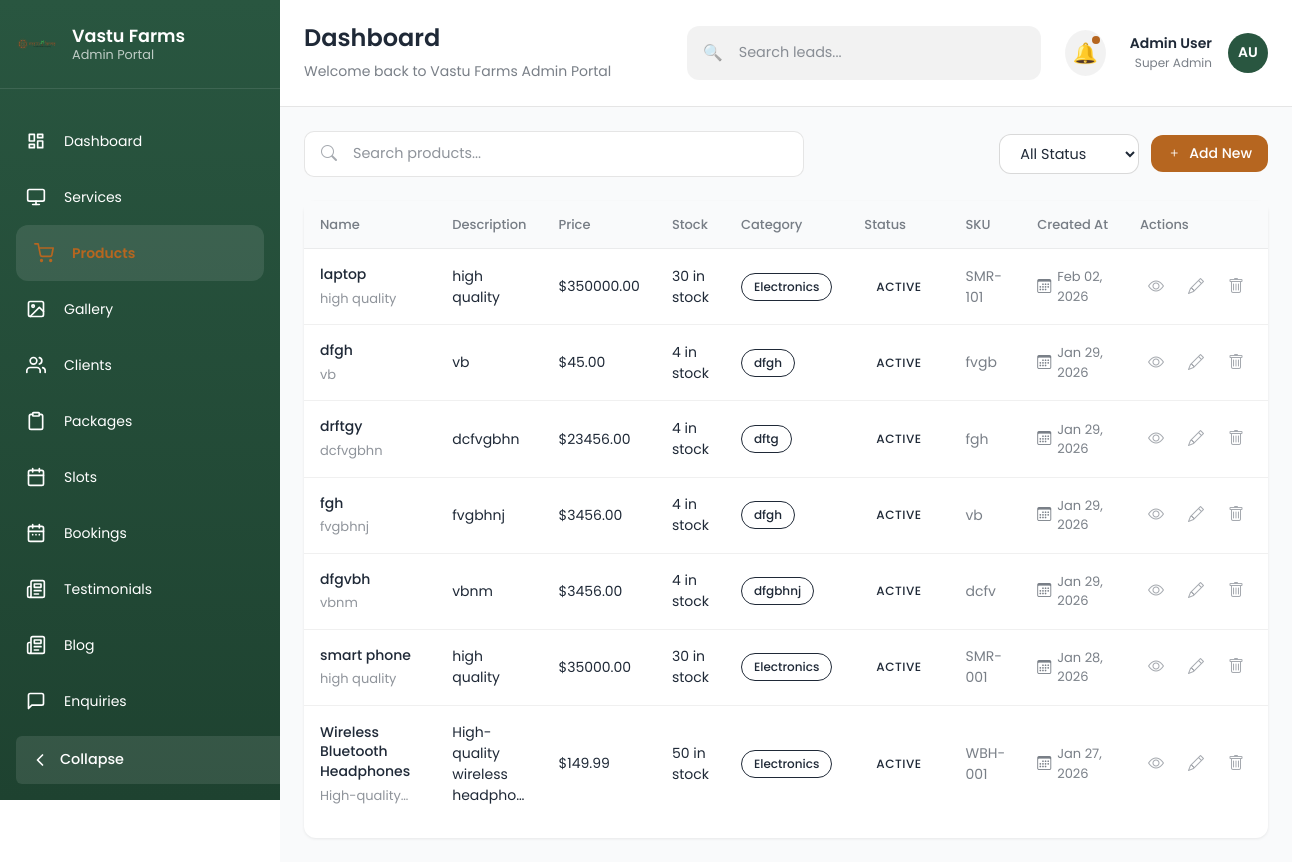
Screenshot of /products/ with the database file from the repository.
### products/models.py (models this page shows, shortened)
class Product(models.Model):
    id = models.UUIDField(primary_key=True, default=uuid.uuid4, editable=False)
    name = models.CharField(max_length=200)
    description = models.TextField()
    price = models.DecimalField(max_digits=10, decimal_places=2)
    category = models.CharField(max_length=100, blank=True)
    sku = models.CharField(max_length=50, unique=True, blank=True)  # Stock Keeping Unit
    stock_quantity = models.PositiveIntegerField(default=0)
    image = models.ImageField(upload_to=product_image_upload_path, storage=product_storage, blank=True, null=True)
    is_active = models.BooleanField(default=True)
    created_at = models.DateTimeField(default=timezone.now)
    updated_at = models.DateTimeField(auto_now=True)

### products/views.py (the view)
# urls.py: path('', views.product_list_html, name='product_list'),
def product_list_html(request):
    from .models import Product
    products = Product.objects.all().order_by('-created_at')
    context = {
        'products': products,
        'app_name': 'products',
        'model_name': 'Product',
        'current_page': 'products'
    }
    return render(request, 'products/list.html', context)

### products/templates/products/list.html (shortened to what this page needs)
{% extends 'base.html' %}
{% block content %}
<div class="blog-filter-bar">
  <div class="search-box blog-search">
    <i class="bi bi-search search-icon"></i>
    <input type="search" class="search-input" placeholder="Search products...">
  </div>
  <div class="blog-filter-actions">
    <select class="filter-select">
      <option value="">All Status</option>
    </select>
    <a href="{% url 'products:product_add' %}" class="btn-primary text-decoration-none">
      <i class="bi bi-plus"></i>
      <span class="btn-text">Add New</span>
    </a>
  </div>
</div>
<div class="dashboard-card p-0">
  <div class="table-responsive">
    <table class="table table-blog">
      <thead>
        <tr>
          <th class="col-title">Name</th>
          <th>Description</th>
          <th>Price</th>
          <th>Stock</th>
          <th>Category</th>
          <th>Status</th>
          <th>SKU</th>
          <th>Created At</th>
          <th>Actions</th>
        </tr>
      </thead>
      <tbody>
        {% for product in products %}
        <tr>
          <td class="col-title">
            <div class="blog-title-cell">
              <span class="blog-title">{{ product.name }}</span>
              <span class="blog-excerpt">{{ product.description|truncatechars:50 }}</span>
            </div>
          </td>
          <td>
            <div class="author-cell">
              <span>{{ product.description|truncatechars:30 }}</span>
            </div>
          </td>
          <td>
            <span class="price-paid">
              ${{ product.price }}
            </span>
          </td>
          <td>
            <span class="{% if product.stock_quantity <= 5 %}stock-low{% elif product.stock_quantity <= 20 %}stock-medium{% else %}stock-high{% endif %}">
              {{ product.stock_quantity }} in stock
            </span>
          </td>
          <td>
            <span class="category-badge category-{{ product.category|lower|slugify }}">{{ product.category|default:"-" }}</span>
          </td>
          <td>
            <span class="status-badge-blog status-{% if product.is_active %}active{% else %}inactive{% endif %}">{% if product.is_active %}Active{% else %}Inactive{% endif %}</span>
          </td>
          <td>
            <span class="views-cell">
              {{ product.sku|default:"-" }}
            </span>
          </td>
          <td>
            <span class="date-cell">
              <i class="bi bi-calendar3"></i>
              {{ product.created_at|date:"M d, Y" }}
            </span>
          </td>
          <td>
            <div class="table-actions">
              <a href="{% url 'products:product_detail' %}?id={{ product.pk }}" class="action-btn-table external">
                <i class="bi bi-eye"></i>
              </a>
              <a href="{% url 'products:product_edit' product.pk %}" class="action-btn-table edit">
                <i class="bi bi-pencil"></i>
              </a>
              <form method="post" action="{% url 'products:delete_product' product.pk %}" style="display: inline;" onsubmit="return confirm('Are you sure you want to delete product &quot;{{ product.name|escapejs }}&quot;?');">
                <button type="submit" class="action-btn-table delete" style="background: none; border: none; padding: 0;">
                  <i class="bi bi-trash"></i>
                </button>
              </form>
            </div>
          </td>
        </tr>
        {% empty %}
        <tr>
          <td colspan="9" class="text-center py-4 text-muted">No {{ model_name }} found.</td>
        </tr>
        {% endfor %}
      </tbody>
    </table>
  </div>
</div>
{% endblock %}

### rows the page displays
Product: name "laptop", description "high quality", price "350000.00", stock_quantity "30", category "Electronics", is_active "ACTIVE", sku "SMR-101", created_at "Feb 02, 2026"
Product: name "dfgh", description "vb", price "45.00", stock_quantity "4", category "dfgh", is_active "ACTIVE", sku "fvgb", created_at "Jan 29, 2026"
Product: name "drftgy", description "dcfvgbhn", price "23456.00", stock_quantity "4", category "dftg", is_active "ACTIVE", sku "fgh", created_at "Jan 29, 2026"
Product: name "fgh", description "fvgbhnj", price "3456.00", stock_quantity "4", category "dfgh", is_active "ACTIVE", sku "vb", created_at "Jan 29, 2026"
Product: name "dfgvbh", description "vbnm", price "3456.00", stock_quantity "4", category "dfgbhnj", is_active "ACTIVE", sku "dcfv", created_at "Jan 29, 2026"
Product: name "smart phone", description "high quality", price "35000.00", stock_quantity "30", category "Electronics", is_active "ACTIVE", sku "SMR-001", created_at "Jan 28, 2026"
Product: name "Wireless Bluetooth Headphones", description "High-quality wireless headpho…", price "149.99", stock_quantity "50", category "Electronics", is_active "ACTIVE", sku "WBH-001", created_at "Jan 27, 2026"

### other values shown
{{ page_title|default:"Dashboard" }} "Dashboard"
{{ page_subtitle|default:"Welcome back to Vastu Farms Admin Portal" }} "Welcome back to Vastu Farms Admin Portal"
